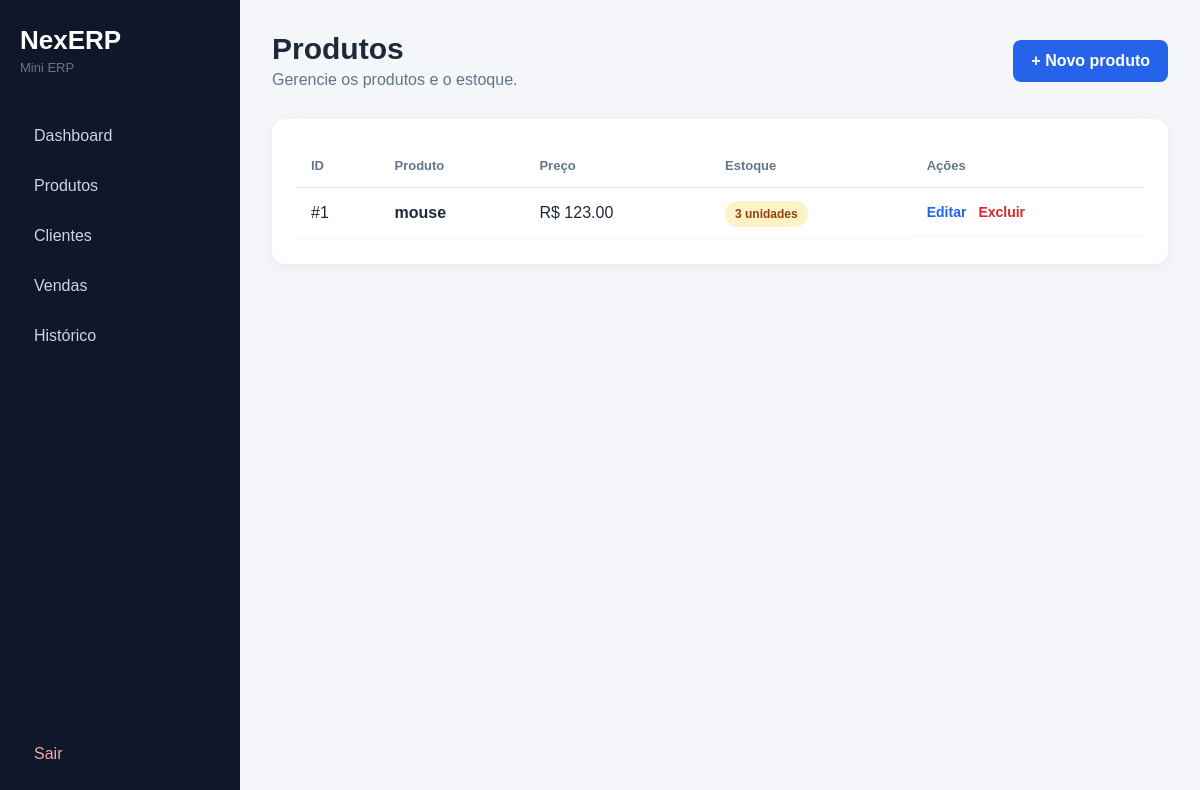
The page /produtos (signed in) on the database as committed earlier.
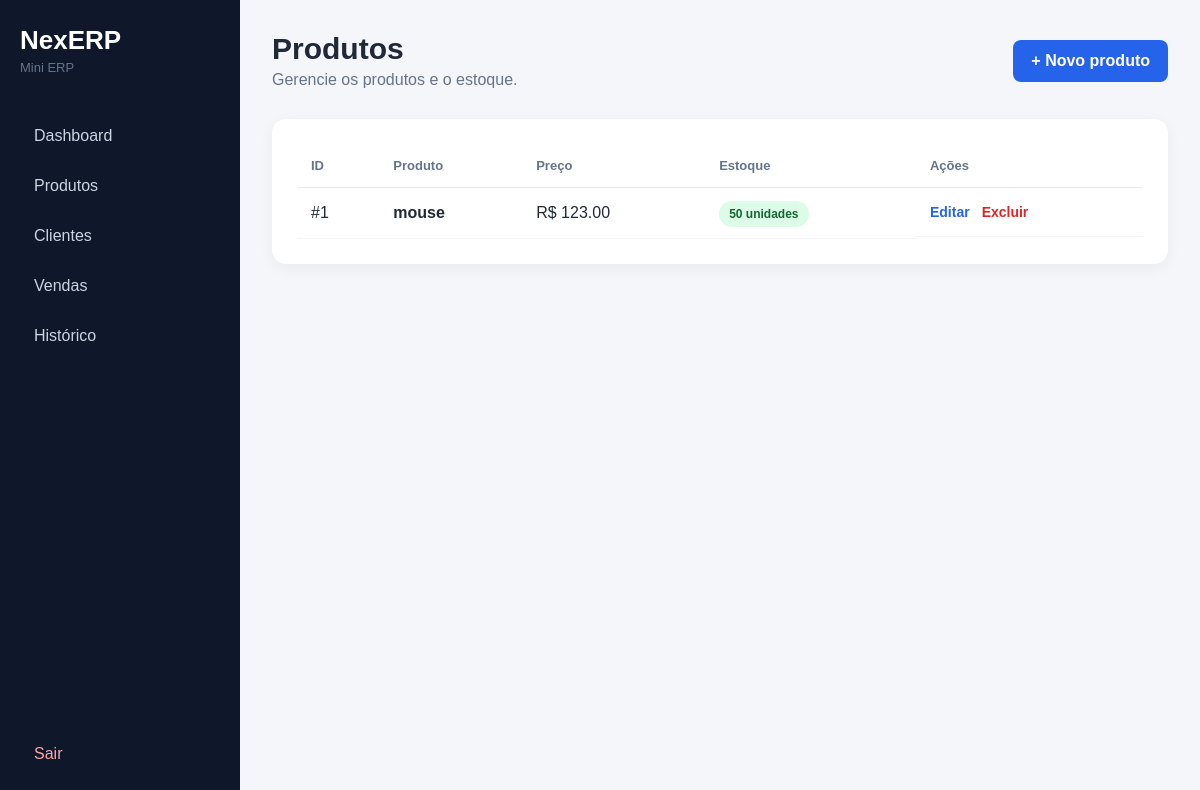
The same page on the database as committed later.
### tables this page shows
CREATE TABLE produtos (
            id INTEGER PRIMARY KEY AUTOINCREMENT,
            nome TEXT NOT NULL,
            preco REAL NOT NULL,
            estoque INTEGER NOT NULL DEFAULT 0
        );

### app.py (the view)
@app.route("/produtos")
@login_obrigatorio
def produtos():
    conn = conectar()
    produtos = conn.execute(
        "SELECT * FROM produtos ORDER BY id DESC"
    ).fetchall()
    conn.close()
    return render_template(
        "produtos.html",
        produtos=produtos
    )

### app.py (called while the page is built)
def conectar():
    conn = sqlite3.connect("database.db")
    conn.row_factory = sqlite3.Row
    return conn

def login_obrigatorio(func):
    @wraps(func)
    def wrapper(*args, **kwargs):
        if "usuario" not in session:
            return redirect(url_for("login"))
        return func(*args, **kwargs)
    return wrapper

### templates/produtos.html (shortened to what this page needs)
<!DOCTYPE html>
<html lang="pt-BR">
<head>
    <link rel="stylesheet" href="{{ url_for('static', filename='css/style.css') }}">
</head>
<body>
<aside class="sidebar">
    <div class="sidebar-logo">
        <h2>NexERP</h2>
        <span>Mini ERP</span>
    </div>
    <nav>
    <a href="{{ url_for('dashboard') }}">Dashboard</a>
    <a href="{{ url_for('produtos') }}">Produtos</a>
    <a href="{{ url_for('clientes') }}">Clientes</a>
    <a href="{{ url_for('vendas') }}">Vendas</a>
    <a href="{{ url_for('historico') }}">Histórico</a>
</nav>
    <a href="{{ url_for('logout') }}" class="logout">Sair</a>
</aside>
<main class="content">
    <div class="topbar">
        <div>
            <h1>Produtos</h1>
            <p>Gerencie os produtos e o estoque.</p>
        </div>
        <a
            href="{{ url_for('novo_produto') }}"
            class="primary-button"
        >
            + Novo produto
        </a>
    </div>
    <section class="table-panel">
        {% if produtos %}
        <div class="table-responsive">
            <table>
                <thead>
                    <tr>
                        <th>ID</th>
                        <th>Produto</th>
                        <th>Preço</th>
                        <th>Estoque</th>
                        <th>Ações</th>
                    </tr>
                </thead>
                <tbody>
                    {% for produto in produtos %}
                    <tr>
                        <td>#{{ produto.id }}</td>
                        <td>
                            <strong>
                                {{ produto.nome }}
                            </strong>
                        </td>
                        <td>
                            R$ {{ "%.2f"|format(produto.preco) }}
                        </td>
                        <td>
                            {% if produto.estoque == 0 %}
                                <span class="stock danger">
                                    Sem estoque
                                </span>
                            {% elif produto.estoque <= 5 %}
                                <span class="stock warning">
                                    {{ produto.estoque }} unidades
                                </span>
                            {% else %}
                                <span class="stock success">
                                    {{ produto.estoque }} unidades
                                </span>
                            {% endif %}
                        </td>
                        <td class="actions">
    <a
        href="{{ url_for('editar_produto', id=produto.id) }}"
        class="edit-button"
    >
        Editar
    </a>
    <a
        href="{{ url_for('excluir_produto', id=produto.id) }}"
        class="delete-button"
        onclick="return confirm('Deseja excluir este produto?')"
    >
        Excluir
    </a>
</td>
                    </tr>
                    {% endfor %}
                </tbody>
            </table>
        </div>
        {% endif %}
    </section>
</main>
</body>
</html>

### static/css/style.css (style rules this page uses)
* { margin: 0; padding: 0; box-sizing: border-box; }
body { font-family: Arial, Helvetica, sans-serif; background: #f4f6f9; color: #1f2937; }
.sidebar { width: 240px; height: 100vh; position: fixed; left: 0; top: 0; background: #0f172a; padding: 25px 20px; display: flex; flex-direction: column; }
.sidebar-logo h2 { color: white; font-size: 26px; }
.sidebar-logo span { display: block; color: #64748b; margin-top: 4px; font-size: 13px; }
.sidebar nav { margin-top: 40px; display: flex; flex-direction: column; gap: 8px; }
.sidebar nav a, .logout { text-decoration: none; color: #cbd5e1; padding: 12px 14px; border-radius: 8px; }
.logout { margin-top: auto; color: #fca5a5; }
.content { margin-left: 240px; padding: 32px; }
.topbar { display: flex; justify-content: space-between; align-items: center; }
.topbar h1 { font-size: 30px; }
.topbar p { color: #64748b; margin-top: 5px; }
.primary-button { display: inline-block; background: #2563eb; color: white; text-decoration: none; padding: 12px 18px; border-radius: 8px; font-weight: bold; }
.table-panel, .form-panel { margin-top: 30px; background: white; padding: 25px; border-radius: 14px; box-shadow: 0 4px 15px rgba(0,0,0,0.05); }
.table-responsive { overflow-x: auto; }
table { width: 100%; border-collapse: collapse; }
th { text-align: left; color: #64748b; font-size: 13px; padding: 14px; border-bottom: 1px solid #e2e8f0; }
td { padding: 16px 14px; border-bottom: 1px solid #f1f5f9; }
.stock { padding: 6px 10px; border-radius: 20px; font-size: 12px; font-weight: bold; }
.stock.success { background: #dcfce7; color: #166534; }
.delete-button { text-decoration: none; color: #dc2626; font-weight: bold; font-size: 14px; }
.actions { display: flex; align-items: center; gap: 12px; }
.edit-button { text-decoration: none; color: #2563eb; font-weight: bold; font-size: 14px; }

Rows that differ between the two databases and show on the page:
changed produtos "mouse": estoque "3" → "50"
